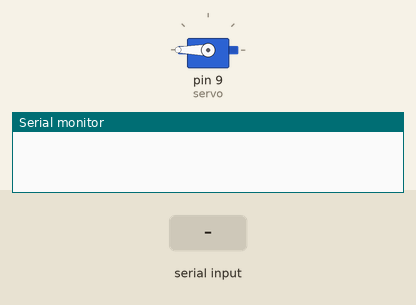
This sketch was run on a simulated Arduino Uno, built with avr-gcc and run on an emulated ATmega328P. Shown: servo, the last lines printed to the serial monitor. The inputs (shaded band) are chosen by the test bench. Not simulated (calls return 0 or success): secret.h.

Above: at 1.2 s.
1.3 s: "1" received over Serial
At 2.0 s:
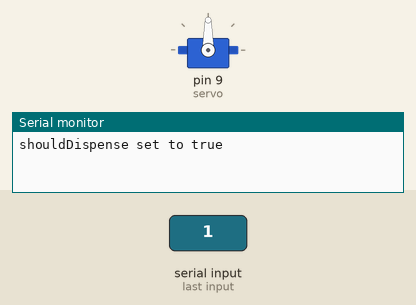
Timing chart, 0 to 12.8 s (numbered marks = the images above; inputs shaded):
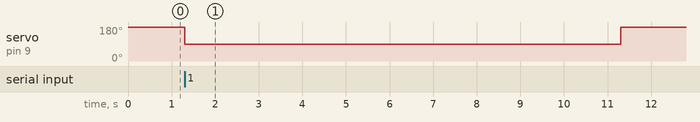

The sketch:

uno.ino
```cpp
#include <Servo.h>
#include "secret.h"

Servo servo;  // create servo object to control a servo
bool shouldDispense = false;

void setup() {
  servo.attach(9);  // attaches the servo on pin 9 to the servo objectư
  servo.write(180);   // rotate slowly servo to 90 degrees immediately
  Serial.begin(115200);
}

void loop() {
  if (Serial.available() > 0) {
    char cmd = Serial.read();
    if (cmd == '1') {
      shouldDispense = true;
      Serial.println("shouldDispense set to true");
    }
  }

  if (shouldDispense) {
    servo.write(90);   // move servo
    delay(10000);       // hold position
    servo.write(180);    // return servo
    shouldDispense = false;  // reset flag
    Serial.println("Servo action completed");
  }
}
```

Measured:
- after the input at 1.3 s, servo on pin 9 (servo): 180° → 90° at once, → 180° 10.0 s later
